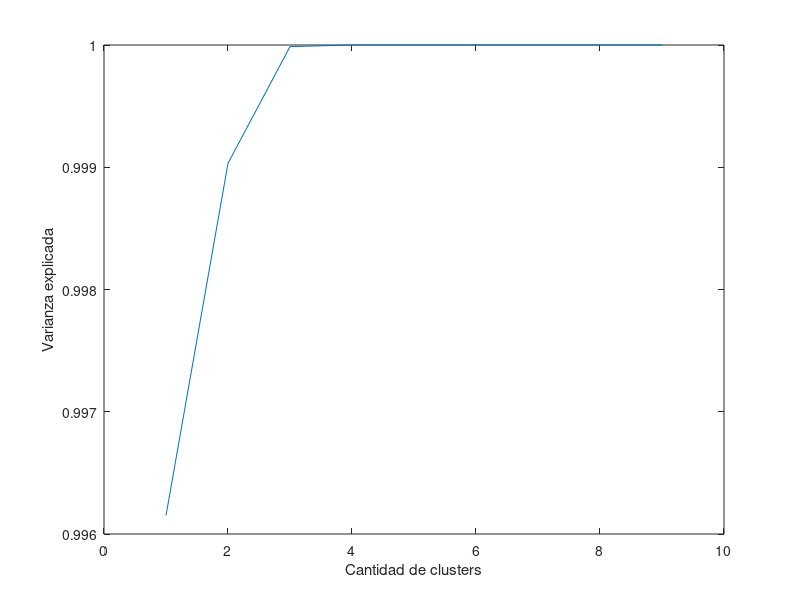

The MATLAB script that drew this image:
function e_1a()
    load('provincias.txt');
    [coeff score latent] = princomp(provincias);
    % Cual es la relacion entre PCA y la cantidad de clusters optima?
    plot(cumsum(latent)/sum(latent))
    ylabel('Varianza explicada');
    xlabel('Cantidad de clusters')
end